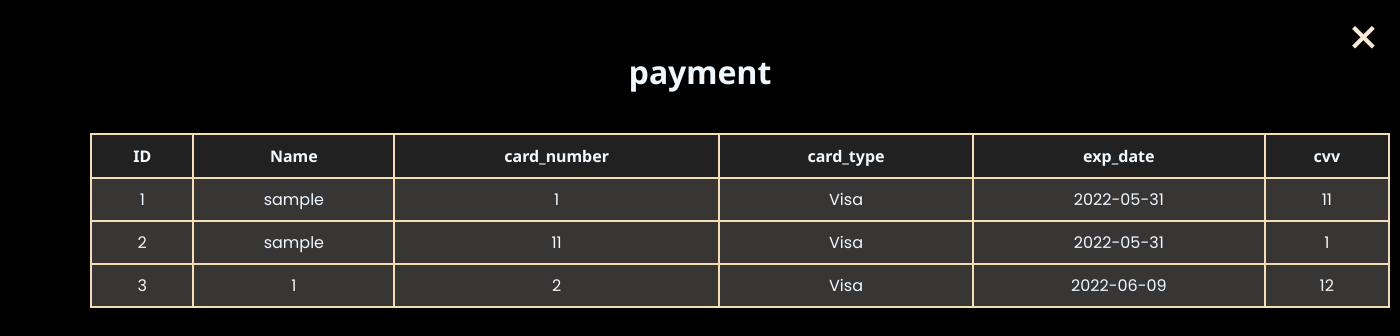
The app's page /payment_list.php with its own data.
### tables this page shows
CREATE TABLE `payment` (
  `id` int(11) NOT NULL,
  `name` varchar(255) NOT NULL,
  `card_number` varchar(255) NOT NULL,
  `card_type` varchar(255) NOT NULL,
  `exp_date` date NOT NULL,
  `cvv` int(11) NOT NULL
);

### payment_list.php (the view, shortened to what this page needs)
<?php
$db = mysqli_connect('localhost','root','','inquires');
$results = mysqli_query($db, "SELECT * FROM payment");
?>
<!DOCTYPE html>
<html lang="en">
<head>
    <link rel="stylesheet" Type="text/css" href="css/inquery_list.css">
</head>
<body>
    <div class="container">
        <div class="row">
            <h1>payment</h1>
        </div>
        <a href="index.php">
            <span class="close">+</span>
        </a>
        <div class="row">
        </div>
        <div class="row mt-5">
            <table class="table">
                <thead>
                    <tr>
                    <th scope="col">ID</th>
                    <th scope="col">Name</th>
                    <th scope="col">card_number</th>
                    <th scope="col">card_type</th>
                    <th scope="col">exp_date</th>
                    <th scope="col">cvv</th>
                    </tr>
                </thead>
                <tbody>
                    <?php while ($row = mysqli_fetch_array($results)) { ?>
                    <tr>
                        <td><?php echo $row['id']; ?></td>
                        <td><?php echo $row['name']; ?></td>
                        <td><?php echo $row['card_number']; ?></td>
                        <td><?php echo $row['card_type']; ?></td>
                        <td><?php echo $row['exp_date']; ?></td>
                        <td><?php echo $row['cvv']; ?></td>
                    </tr>
                <?php } ?>
                </tbody>
            </table>
        </div>
    </div>
</body>
</html>

### css/inquery_list.css (style rules this page uses)
* { margin: 0; padding: 0; box-sizing: border-box; }
body { background-color: black; color: aliceblue; }
.row { position: relative; font-family:'Noto Sans', sans-serif; padding: 10px; text-align: center; top: 40px; }
table { width: 1300px; text-align: center; position: relative; left: 80px; padding: 20px; }
table,th,td { border: 2px solid wheat; border-collapse: collapse; }
table th { padding: 10px; background:rgb(34, 33, 33) ; }
table td { background: rgb(56, 53, 53); padding: 8px; font-family: 'Poppins', sans-serif; }
.close { font-size: 60px; font-weight: 600; display: inline-block; transform: rotate(45deg); color: antiquewhite; position: relative; cursor: pointer; float: right; bottom: 60px; right: 20px; }

### records on screen
payment: id "1", name "sample", card_number "1", card_type "Visa", exp_date "2022-05-31", cvv "11"
payment: id "2", name "sample", card_number "11", card_type "Visa", exp_date "2022-05-31", cvv "1"
payment: id "3", name "1", card_number "2", card_type "Visa", exp_date "2022-06-09", cvv "12"
